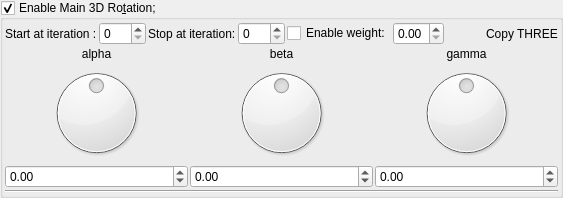
    <widget class="MyGroupBox" name="groupCheck_transform_main_rotation3_enabled">
     <property name="title">
      <string>Enable Main 3D Ro&amp;tation; </string>
     </property>
     <property name="checkable">
      <bool>true</bool>
     </property>
     <layout class="QVBoxLayout" name="verticalLayout_17" stretch="0,0,0">
      <property name="spacing">
       <number>2</number>
      </property>
      <property name="leftMargin">
       <number>2</number>
      </property>
      <property name="topMargin">
       <number>2</number>
      </property>
      <property name="rightMargin">
       <number>2</number>
      </property>
      <property name="bottomMargin">
       <number>2</number>
      </property>
      <item>
       <layout class="QGridLayout" name="gridLayout_23">
        <item row="0" column="4">
         <widget class="QCheckBox" name="checkBox_transform_main_rotation3_weight_enabled">
          <property name="text">
           <string>Enable weight:</string>
          </property>
         </widget>
        </item>
        <item row="0" column="2">
         <widget class="QLabel" name="label_33">
          <property name="text">
           <string>Stop at iteration:</string>
          </property>
         </widget>
        </item>
        <item row="0" column="7">
         <widget class="QLabel" name="label_112">
          <property name="text">
           <string>Copy THREE</string>
          </property>
         </widget>
        </item>
        <item row="0" column="5">
         <widget class="MyDoubleSpinBox" name="spinbox_transform_main_rotation3_weight">
          <property name="sizePolicy">
           <sizepolicy hsizetype="Minimum" vsizetype="Maximum">
            <horstretch>0</horstretch>
            <verstretch>0</verstretch>
           </sizepolicy>
          </property>
          <property name="decimals">
           <number>2</number>
          </property>
          <property name="minimum">
           <double>0.000000000000000</double>
          </property>
          <property name="maximum">
           <double>1.000000000000000</double>
          </property>
          <property name="singleStep">
           <double>0.100000000000000</double>
          </property>
         </widget>
        </item>
        <item row="0" column="0">
         <widget class="QLabel" name="label_32">
          <property name="text">
           <string>Start at iteration :</string>
          </property>
         </widget>
        </item>
        <item row="0" column="3">
         <widget class="MySpinBox" name="spinboxInt_transform_main_rotation3_stop_iterations">
          <property name="sizePolicy">
           <sizepolicy hsizetype="Minimum" vsizetype="Maximum">
            <horstretch>0</horstretch>
            <verstretch>0</verstretch>
           </sizepolicy>
          </property>
          <property name="maximum">
           <number>250</number>
          </property>
         </widget>
        </item>
        <item row="0" column="1">
         <widget class="MySpinBox" name="spinboxInt_transform_main_rotation3_start_iterations">
          <property name="sizePolicy">
           <sizepolicy hsizetype="Minimum" vsizetype="Maximum">
            <horstretch>0</horstretch>
            <verstretch>0</verstretch>
           </sizepolicy>
          </property>
          <property name="maximum">
           <number>250</number>
          </property>
         </widget>
        </item>
        <item row="0" column="6">
         <spacer name="horizontalSpacer_12">
          <property name="orientation">
           <enum>Qt::Horizontal</enum>
          </property>
          <property name="sizeHint" stdset="0">
           <size>
            <width>40</width>
            <height>20</height>
           </size>
          </property>
         </spacer>
        </item>
       </layout>
      </item>
      <item>
       <layout class="QGridLayout" name="gridLayout_24">
        <property name="spacing">
         <number>2</number>
        </property>
        <item row="0" column="2">
         <widget class="QLabel" name="label_56">
          <property name="text">
           <string>gamma</string>
          </property>
          <property name="alignment">
           <set>Qt::AlignCenter</set>
          </property>
         </widget>
        </item>
        <item row="0" column="1">
         <widget class="QLabel" name="label_57">
          <property name="text">
           <string>beta</string>
          </property>
          <property name="alignment">
           <set>Qt::AlignCenter</set>
          </property>
         </widget>
        </item>
        <item row="0" column="0">
         <widget class="QLabel" name="label_58">
          <property name="text">
           <string>alpha</string>
          </property>
          <property name="alignment">
           <set>Qt::AlignCenter</set>
          </property>
         </widget>
        </item>
        <item row="1" column="1">
         <widget class="QDial" name="dial3_transform_main_rotation3_y">
          <property name="minimum">
           <number>-18000</number>
          </property>
          <property name="maximum">
           <number>18000</number>
          </property>
          <property name="wrapping">
           <bool>true</bool>
          </property>
         </widget>
        </item>
        <item row="1" column="2">
         <widget class="QDial" name="dial3_transform_main_rotation3_z">
          <property name="minimum">
           <number>-18000</number>
          </property>
          <property name="maximum">
           <number>18000</number>
          </property>
          <property name="wrapping">
           <bool>true</bool>
          </property>
         </widget>
        </item>
        <item row="2" column="0">
         <widget class="MyDoubleSpinBox" name="spinboxd3_transform_main_rotation3_x">
          <property name="sizePolicy">
           <sizepolicy hsizetype="Minimum" vsizetype="Maximum">
            <horstretch>0</horstretch>
            <verstretch>0</verstretch>
           </sizepolicy>
          </property>
          <property name="prefix">
           <string/>
          </property>
          <property name="suffix">
           <string/>
          </property>
          <property name="decimals">
           <number>2</number>
          </property>
          <property name="minimum">
           <double>-180.000000000000000</double>
          </property>
          <property name="maximum">
           <double>180.000000000000000</double>
          </property>
          <property name="singleStep">
           <double>1.000000000000000</double>
          </property>
         </widget>
        </item>
        <item row="1" column="0">
         <widget class="QDial" name="dial3_transform_main_rotation3_x">
          <property name="minimum">
           <number>-18000</number>
          </property>
          <property name="maximum">
           <number>18000</number>
          </property>
          <property name="wrapping">
           <bool>true</bool>
          </property>
         </widget>
        </item>
        <item row="2" column="2">
         <widget class="MyDoubleSpinBox" name="spinboxd3_transform_main_rotation3_z">
          <property name="sizePolicy">
           <sizepolicy hsizetype="Minimum" vsizetype="Maximum">
            <horstretch>0</horstretch>
            <verstretch>0</verstretch>
           </sizepolicy>
          </property>
          <property name="prefix">
           <string/>
          </property>
          <property name="suffix">
           <string/>
          </property>
          <property name="decimals">
           <number>2</number>
          </property>
          <property name="minimum">
           <double>-180.000000000000000</double>
          </property>
          <property name="maximum">
           <double>180.000000000000000</double>
          </property>
          <property name="singleStep">
           <double>1.000000000000000</double>
          </property>
         </widget>
        </item>
        <item row="2" column="1">
         <widget class="MyDoubleSpinBox" name="spinboxd3_transform_main_rotation3_y">
          <property name="sizePolicy">
           <sizepolicy hsizetype="Minimum" vsizetype="Maximum">
            <horstretch>0</horstretch>
            <verstretch>0</verstretch>
           </sizepolicy>
          </property>
          <property name="prefix">
           <string/>
          </property>
          <property name="suffix">
           <string/>
          </property>
          <property name="decimals">
           <number>2</number>
          </property>
          <property name="minimum">
           <double>-180.000000000000000</double>
          </property>
          <property name="maximum">
           <double>180.000000000000000</double>
          </property>
          <property name="singleStep">
           <double>1.000000000000000</double>
          </property>
         </widget>
        </item>
       </layout>
      </item>
      <item>
       <widget class="Line" name="line_27">
        <property name="orientation">
         <enum>Qt::Horizontal</enum>
        </property>
       </widget>
      </item>
     </layout>
    </widget>
